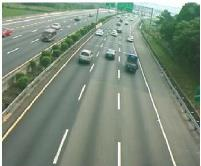
#> input picture lanewithout.png, 201 x 166 px
$ jupyter execute lane-detection-edge.ipynb
#> lines starting #> are read from the running program, lines starting #| are printed output that depends on the picture; after the words box and inside, x2 and y2 are one past the last pixel; in counts of white or black regions, pixels touching at a corner belong together
# image reading

[cell 1]
import numpy as np
import cv2
import matplotlib.pyplot as plt

img = cv2.imread('lanewithout.png')
#> img is the input picture: shape (166, 201, 3); mean B, G, R 124.6, 140.7, 126.3

plt.imshow(img)

[cell 2]
img4= cv2.cvtColor(img, cv2.COLOR_BGR2GRAY)
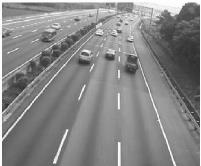
#> img4: shape (166, 201); min 40, max 255, mean 134.5
plt.imshow(img4, cmap = plt.get_cmap('gray'))

# edge detection

[cell 3]
#canny edge detection

gray = cv2.cvtColor(img, cv2.COLOR_BGR2GRAY)
blur = cv2.GaussianBlur(gray,(5,5),0)
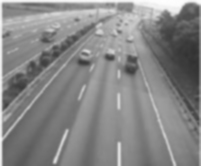
#> blur: shape (166, 201); min 49, max 254, mean 134.2
canny = cv2.Canny(blur,50,150)
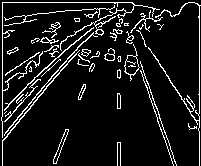
#> canny: shape (166, 201); 9.6% white in thin lines or dots
plt.imshow(canny,cmap='gray')

# Selecting region of interest

[cell 4]
def region_of_interest(image):
    height = image.shape[0]
#> height = 166
    polygons= np.array([
                            [(44, height), (129, height), (115, 20)]
                        ])
#> polygons = [[44, 166], [129, 166], [115, 20]]
    mask = np.zeros_like(image) # returns the zeroes matrix of same shape as image
    cv2.fillPoly(mask, polygons, 255) # it draws filled polygons (image, polygon, colour)
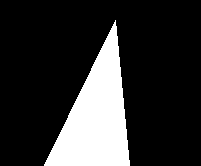
#> mask: shape (166, 201); 19% white; 1 white region, box (x1, y1, x2, y2) and area: (44, 20, 130, 166) 6351
    segment = cv2.bitwise_and(image, mask) #masking the unncessary portions using  bitwise and operation
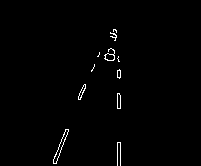
#> segment: shape (166, 201); 0.97% white in thin lines or dots, all inside (x1, y1, x2, y2) = (53, 29, 121, 166)
    return segment
plt.imshow(region_of_interest(canny),cmap='gray')

# using hough transform

[cell 5]
lines = cv2.HoughLinesP(region_of_interest(canny), 2, np.pi / 180, 25, np.array([]), minLineLength = 40, maxLineGap = 40)
#> lines = [[113, 29, 120, 165], [55, 163, 85, 84], [118, 142, 119, 69], [114, 29, 118, 93], [53, 163, 83, 85], [56, 161, 99, 53], [116, 30, 120, 108]]
print(lines) #reutrns lines in polar coordinate which when converted to cartesian helps to find points on the edge
#| [[[113  29 120 165]]
#|  [[ 55 163  85  84]]
#|  [[118 142 119  69]]
#|  [[114  29 118  93]]
#|  [[ 53 163  83  85]]
#|  [[ 56 161  99  53]]
#|  [[116  30 120 108]]]
#| [[[113  29 120 165]]
#|  [[ 55 163  85  84]]
#|  [[118 142 119  69]]
#|  [[114  29 118  93]]
#|  [[ 53 163  83  85]]
#|  [[ 56 161  99  53]]
#|  [[116  30 120 108]]]

[cell 6]
#function to display lines detected by hough transform

def display_lines(image,lines):
    line_image = np.zeros_like(image)
    for line in lines:
        x1,y1,x2,y2 = line.reshape(4)
        cv2.line(line_image,(x1,y1),(x2,y2),(255,0,0),4)
#> this loop made 7 passes
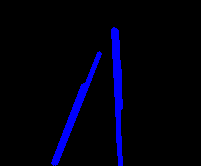
#> line_image: shape (166, 201, 3); mean of channels 0, 1, 2 13.7, 0, 0; drawn as B, G, R
    return line_image

[cell 7]
laneimg = np.copy(img)
gray = cv2.cvtColor(laneimg, cv2.COLOR_BGR2GRAY)
blur = cv2.GaussianBlur(gray,(5,5),0)
canny = cv2.Canny(blur,50,150)
#plt.imshow(canny,cmap='gray')
cropped_img = region_of_interest(canny)
lines = cv2.HoughLinesP(cropped_img, 2, np.pi / 180, 25, np.array([]), minLineLength = 40, maxLineGap = 40)
print(lines)
line_image = display_lines(laneimg,lines)
print(line_image)
#> (printed output is left out)
overlay_img = cv2.addWeighted(laneimg,0.8,line_image,1,1) #adding two images with intensity given
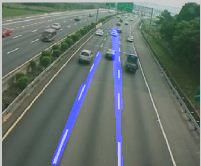
#> overlay_img: shape (166, 201, 3); mean B, G, R 108.2, 113.5, 102


plt.figure(2,figsize=(10,10))
plt.subplot(211)
plt.imshow(line_image,cmap='gray')

plt.subplot(212)
plt.imshow(overlay_img)
plt.show()
#> figure, not shown here; B, G, R data is drawn as R, G, B

$ run again, with lanewith.png copied over lanewithout.png
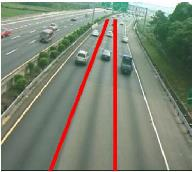
#> input picture lanewith.png, 192 x 172 px
#> img is the input picture: shape (172, 192, 3); mean B, G, R 118.2, 134, 128.2
#> `canny = cv2.Canny(blur,50,150)`:
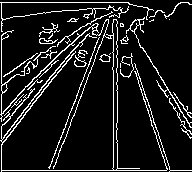
#> canny: shape (172, 192); 10.6% white in thin lines or dots
#> mask: shape (172, 192); 20% white; 1 white region, box (x1, y1, x2, y2) and area: (44, 20, 130, 172) 6612
#> segment: shape (172, 192); 1.7% white in thin lines or dots, all inside (x1, y1, x2, y2) = (44, 26, 130, 171)
#> lines = [[117, 170, 117, 37], [113, 170, 113, 33], [53, 170, 85, 83], [44, 170, 129, 170], [49, 168, 65, 126]]
#| [[[117 170 117  37]]
#|  [[113 170 113  33]]
#|  [[ 53 170  85  83]]
#|  [[ 44 170 129 170]]
#|  [[ 49 168  65 126]]]
#| [[[117 170 117  37]]
#|  [[113 170 113  33]]
#|  [[ 53 170  85  83]]
#|  [[ 44 170 129 170]]
#|  [[ 49 168  65 126]]]
#> the loop in display_lines, `for line in lines:` made 5 passes
#> (printed output is left out)
#> `overlay_img = cv2.addWeighted(laneimg,0.8,line_image,1,1)`:
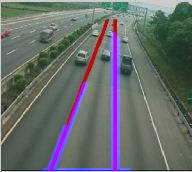
#> overlay_img: shape (172, 192, 3); mean B, G, R 108, 108.2, 103.6
